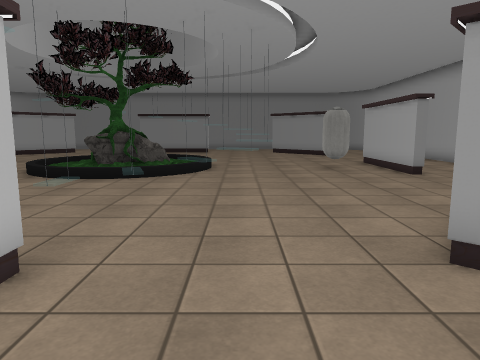
View 1 (above)

19 first-person views from a walk through a scene from a Unity 3-D project. The camera is 1.4 m above the floor, tilts 8° down and sees 70° across. The floor is counted in squares, 1 m on a side. Each view is taken from the middle of a square. On the plan, view 1 faces up. The plan holds only what a view shows up to about 15 squares ahead; the rest is blank. Some surface patterns are stand-ins.

View 2
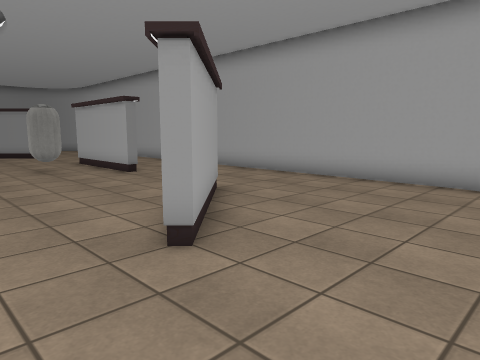

View 3
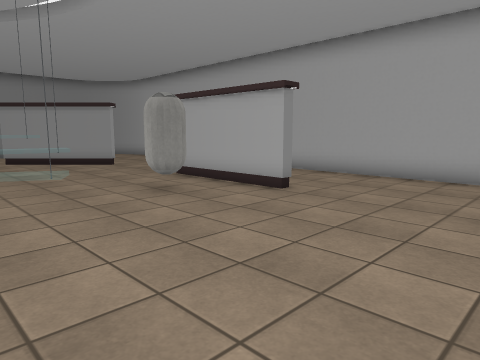

View 4
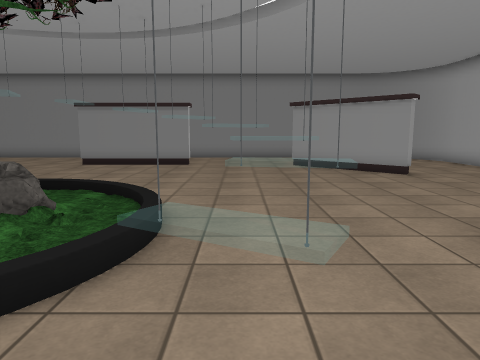

View 5
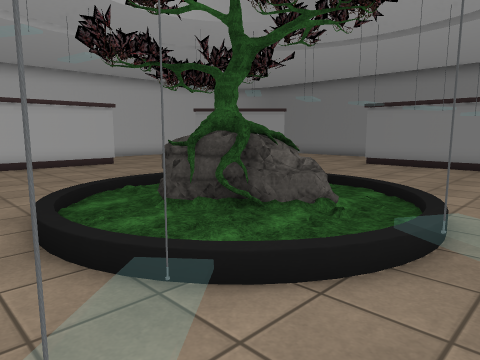

View 6
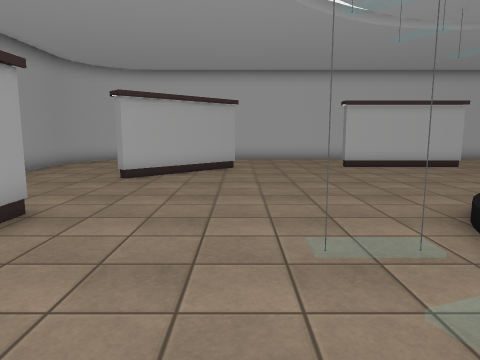

View 7
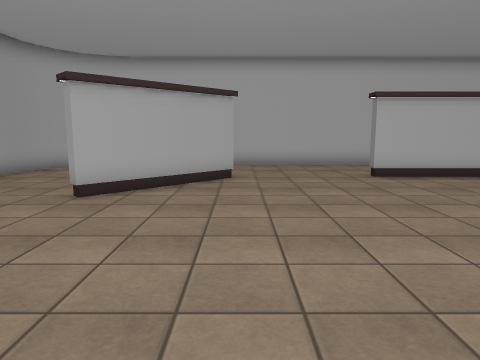

View 8
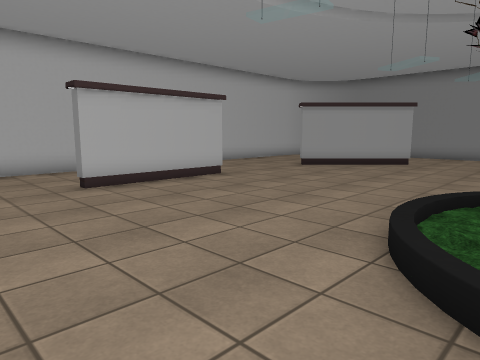

View 9
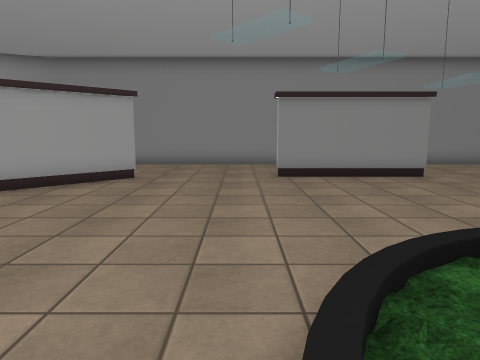

View 10
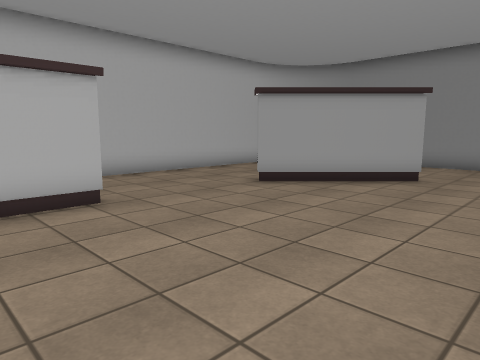

View 11
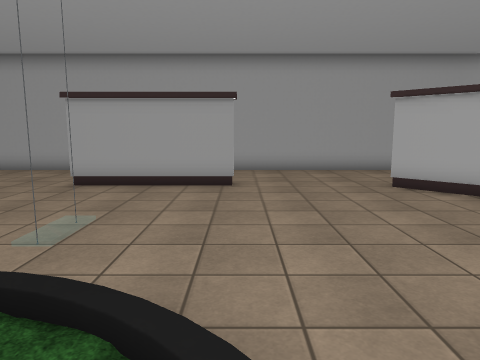

View 12
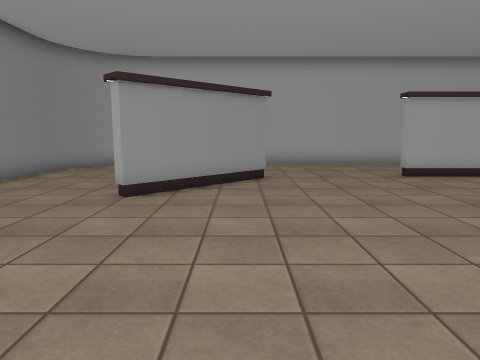

View 13
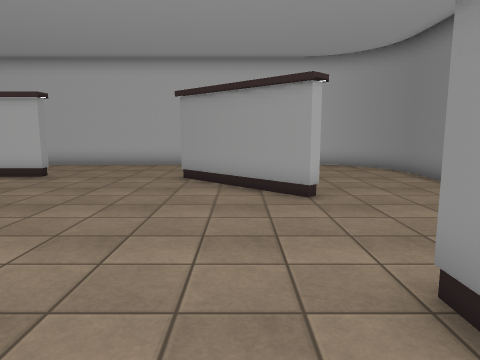

View 14
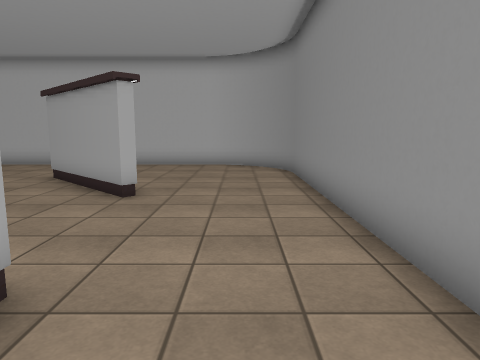

View 15
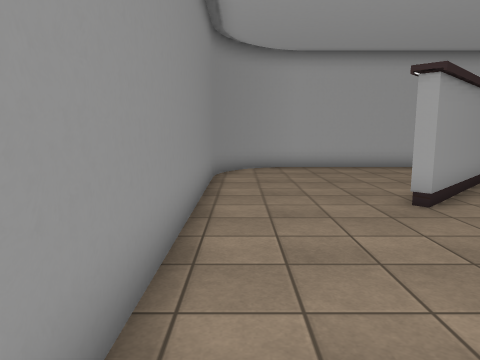

View 16
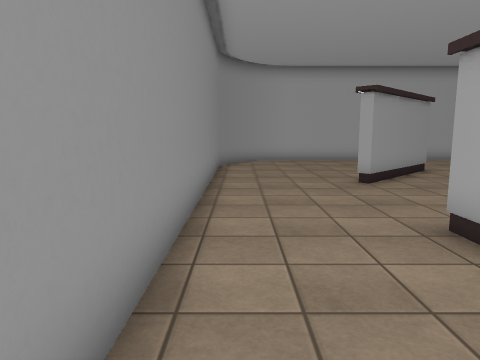

View 17
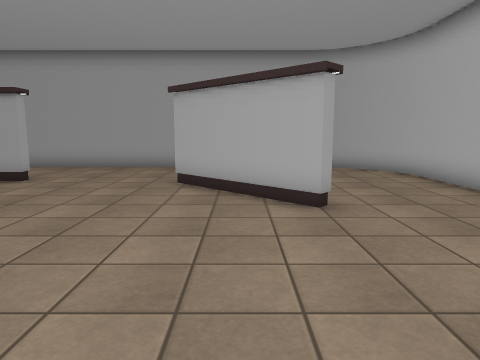

View 18
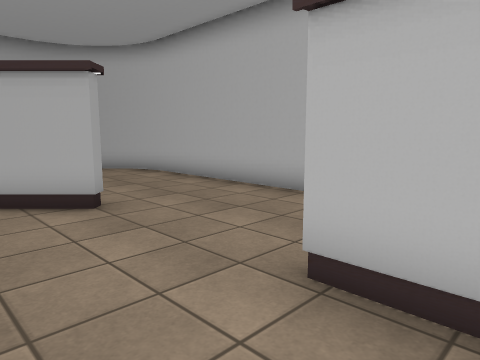

View 19
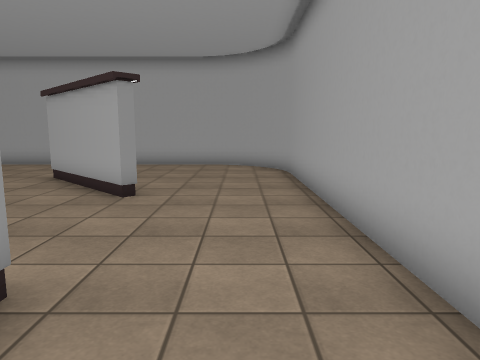

### Floor plan
Key: @ floor where view 1 was taken; # wall or solid block; . main floor; : floor 0.25 m higher than the main floor; / step, stairs or slope; = window, fence, low wall or low ledge; ^ raised ledge; T tree; C capsule; O other object.
Columns run from 19 left of view 1 to 10 right of it. Each row starts with its distance up from view 1.
 28  ############################
 27 ##..........................##
 26 #............................#
 25 #............................#
 24 #............####............#
 23 #.....###............##......#
 22 #... ##...............##.....#
 21 #...##.................##....#
 20 #.......................#....#
 19 #............................#
 18 #............................#
 17 #.............   ............#
 16 #.........../    /==.........#
 15 #...#......./ TT  ..=....#...#
 14 #.  #....../  TTT /^...C.#...#
 13 #   #....../.TTT  /^..CC.#...#
 12 #...#......./:T  /..=....#...#
 11 #...........//  //=^.........#
 10 #.............//.==..........#
  9 #............./.O.=..........#
  8 #............................#
  7 #.......................#....#
  6 #...##.................##....#
  5 #....##...............##.....#
  4 #.... ##.............##......#
  3 #...  .#.....####............#
  2 #.............  .............#
  1 ##............. ............##
  0  ##............ ...@.......##
 -1   ##########################

Positions as (right, up) in squares from view 1, and headings:
1: (0, 0), facing up
2: (0, 0), facing up-right
3: (-1, 6), facing up-right
4: (0, 9), facing up
5: (0, 9), facing up-left
6: (-1, 7), facing left
7: (-4, 7), facing left
8: (-6, 8), facing up-left
9: (-8, 13), facing up
10: (-8, 13), facing up-left
11: (-7, 13), facing down
12: (-5, 21), facing right
13: (-4, 22), facing left
14: (-4, 26), facing left
15: (-4, 27), facing right
16: (-7, 27), facing right
17: (-13, 13), facing down
18: (-12, 13), facing down-left
19: (-5, 1), facing right
